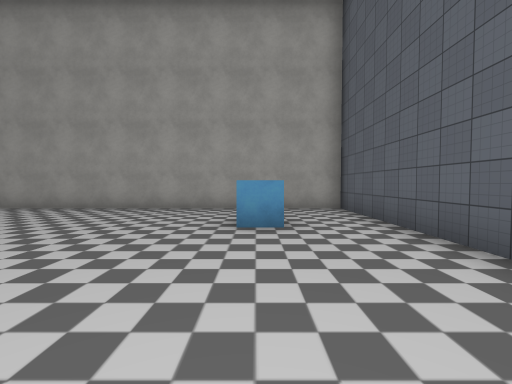
view 1 (above)

19 first-person views from a walk through a 3-D level made in the Unity game engine. The camera is 1.5 m above the floor, tilts 2° down and sees 90° across. The floor is counted in squares, 2 m on a side. Each view is taken from the middle of a square. On the plan, view 1 faces up. The plan holds only what a view shows up to about 9 squares ahead; the rest is blank. The player is left out. Some surface patterns are stand-ins.

view 2
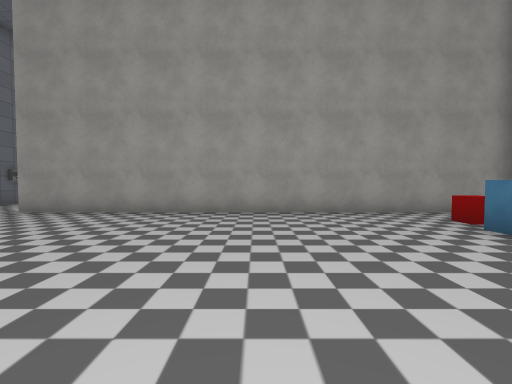

view 3
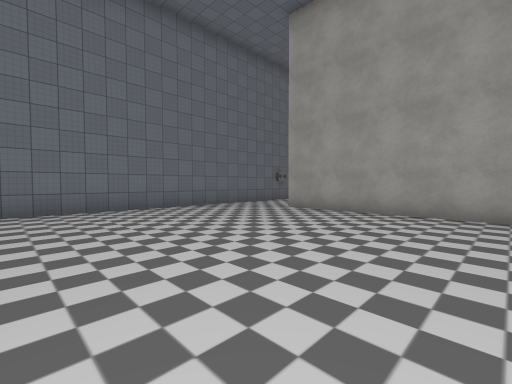

view 4
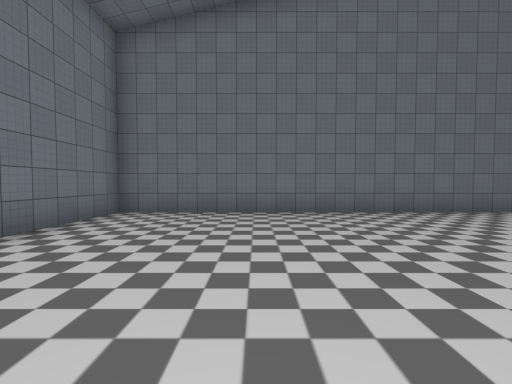

view 5
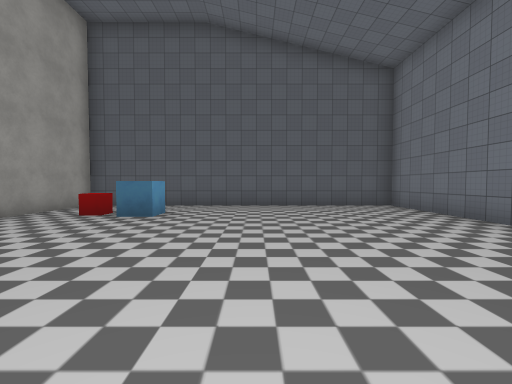

view 6
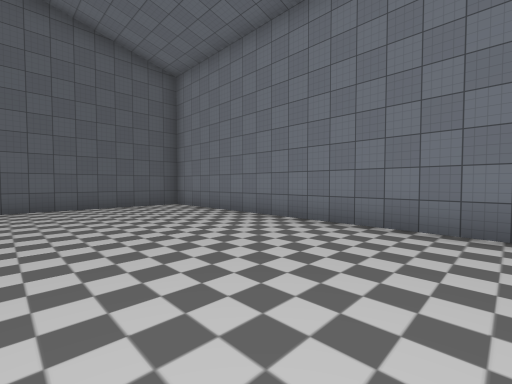

view 7
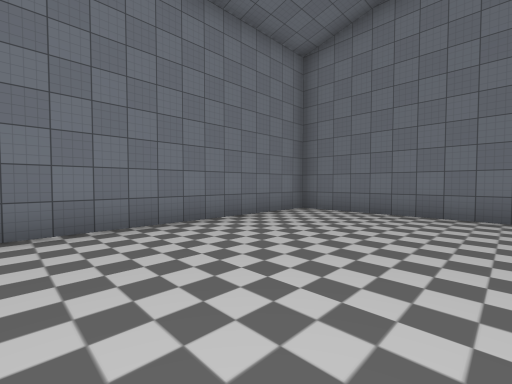

view 8
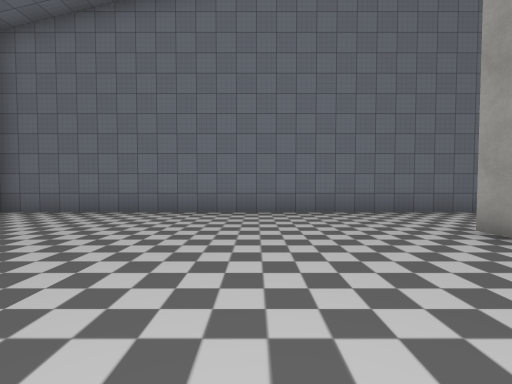

view 9
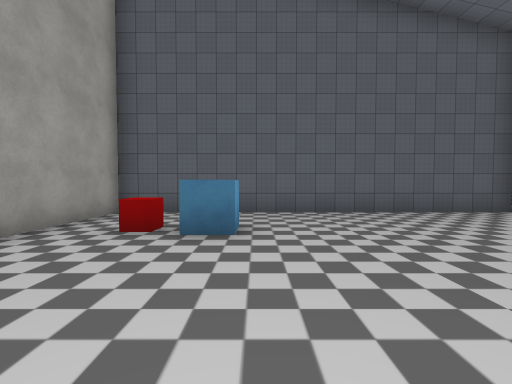

view 10
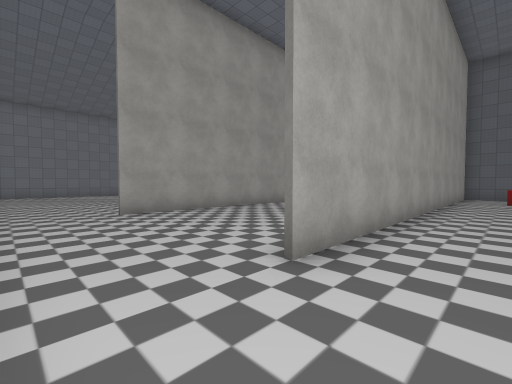

view 11
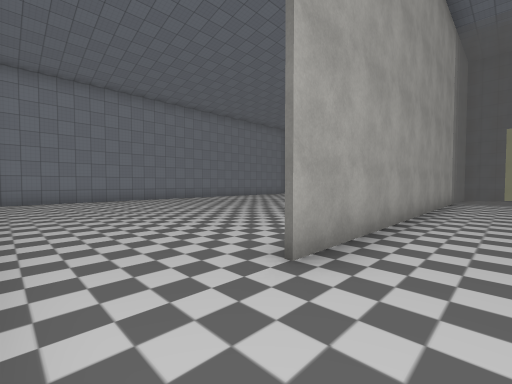

view 12
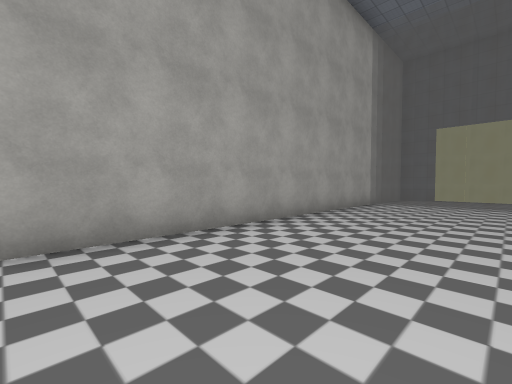

view 13
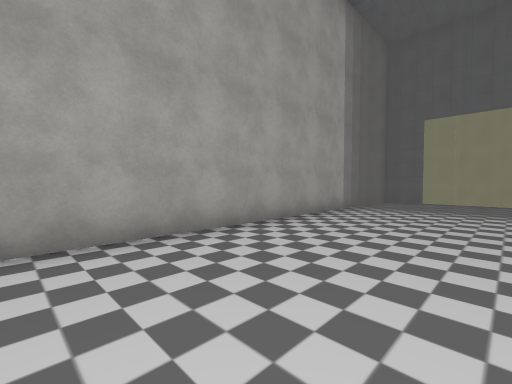

view 14
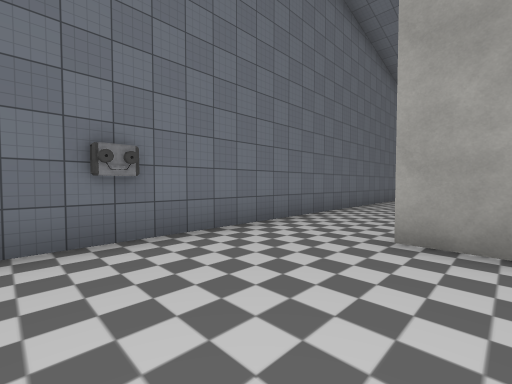

view 15
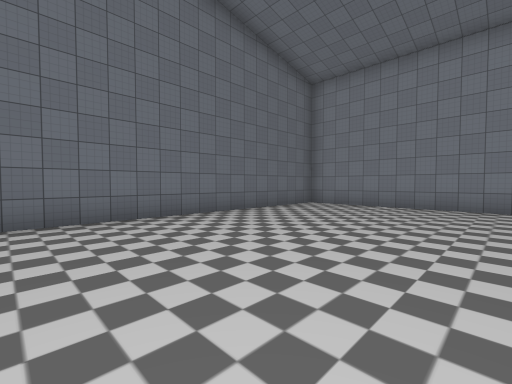

view 16
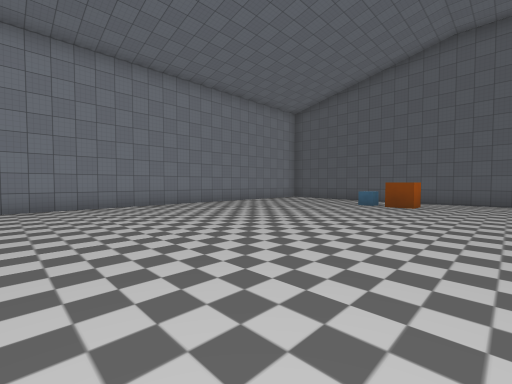

view 17
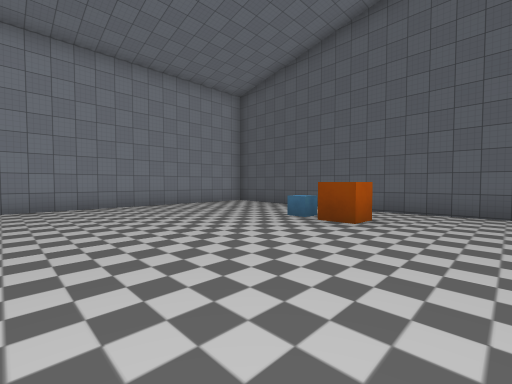

view 18
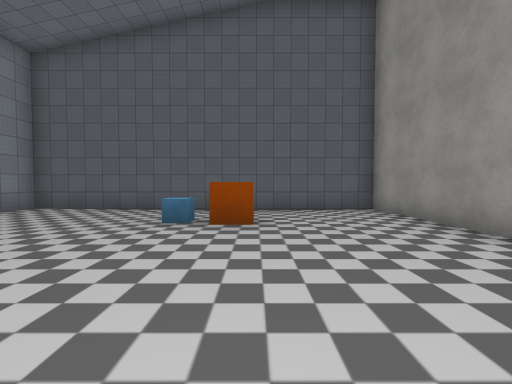

view 19
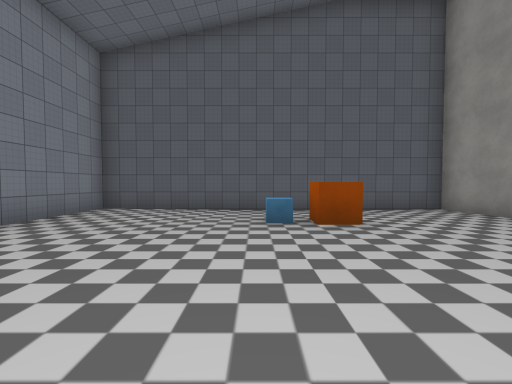

### Floor plan
Key: @ floor where view 1 was taken; # wall or solid block; . floor; = window, fence, low wall or low ledge; O other object.
Columns run from 13 left of view 1 to 3 right of it. Each row starts with its distance up from view 1.
 23  ################
 22  ...............#
 21 #...............#
 20 #...............#
 19 #...............#
 18 #............O..#
 17 #...............#
 16 #............#..#
 15 #...............#
 14 #...............#
 13 #..##########...#
 12 #...........==###
 11 #...........==.#
 10 #...........==.#
  9 #...........==.#
  8 #..#########==###
  7 #...............#
  6 #............O..#
  5 #............#..#
  4 #...............#
  3 #...............#
  2 #...............#
  1 #...............#
  0 #............@..#
 -1 #...............#
 -2 #...............#
 -3 #################

Where each view was taken, in squares from view 1:
view 1: 0 up, 0 right, facing up
view 2: 1 up, 4 left, facing up
view 3: 1 up, 5 left, facing up-left
view 4: 1 up, 6 left, facing left
view 5: 2 up, 6 left, facing right
view 6: 2 up, 6 left, facing down-right
view 7: 2 up, 6 left, facing down-left
view 8: 4 up, 6 left, facing left
view 9: 4 up, 4 left, facing right
view 10: 6 up, 12 left, facing up-right
view 11: 11 up, 12 left, facing up-right
view 12: 9 up, 10 left, facing up-right
view 13: 9 up, 8 left, facing up-right
view 14: 9 up, 9 left, facing up-left
view 15: 14 up, 7 left, facing up-left
view 16: 14 up, 9 left, facing up-right
view 17: 14 up, 5 left, facing up-right
view 18: 16 up, 5 left, facing right
view 19: 18 up, 5 left, facing right
